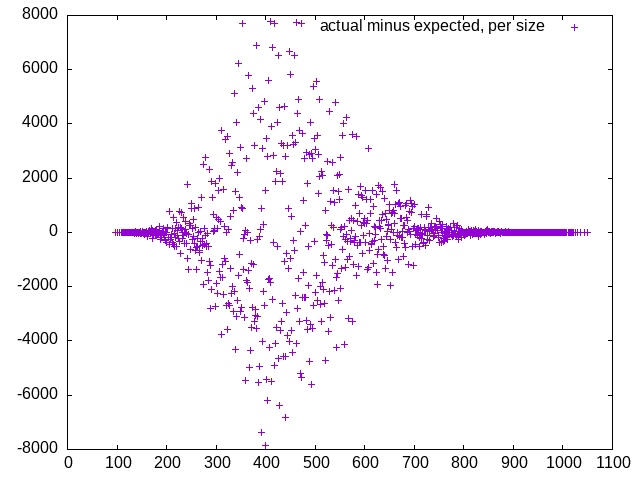

Generate this figure with gnuplot:
set term png size 1500,800
set output "expected-vs-actual.png"
plot "expected-vs-actual.dat" using 1:5 with points title "actual minus expected, per size"
set output "expected-vs-actual-cumulative.png"
plot "expected-vs-actual.dat" using 1:4 with lines title "actual minus expected, cumulative"
set output "expected-vs-actual-comparison.png"
plot "expected-vs-actual.dat" using 1:4 with lines title "linear congruential", "expected-vs-actual-mersenne.dat" using 1:4 with lines title "Mersenne Twister"

